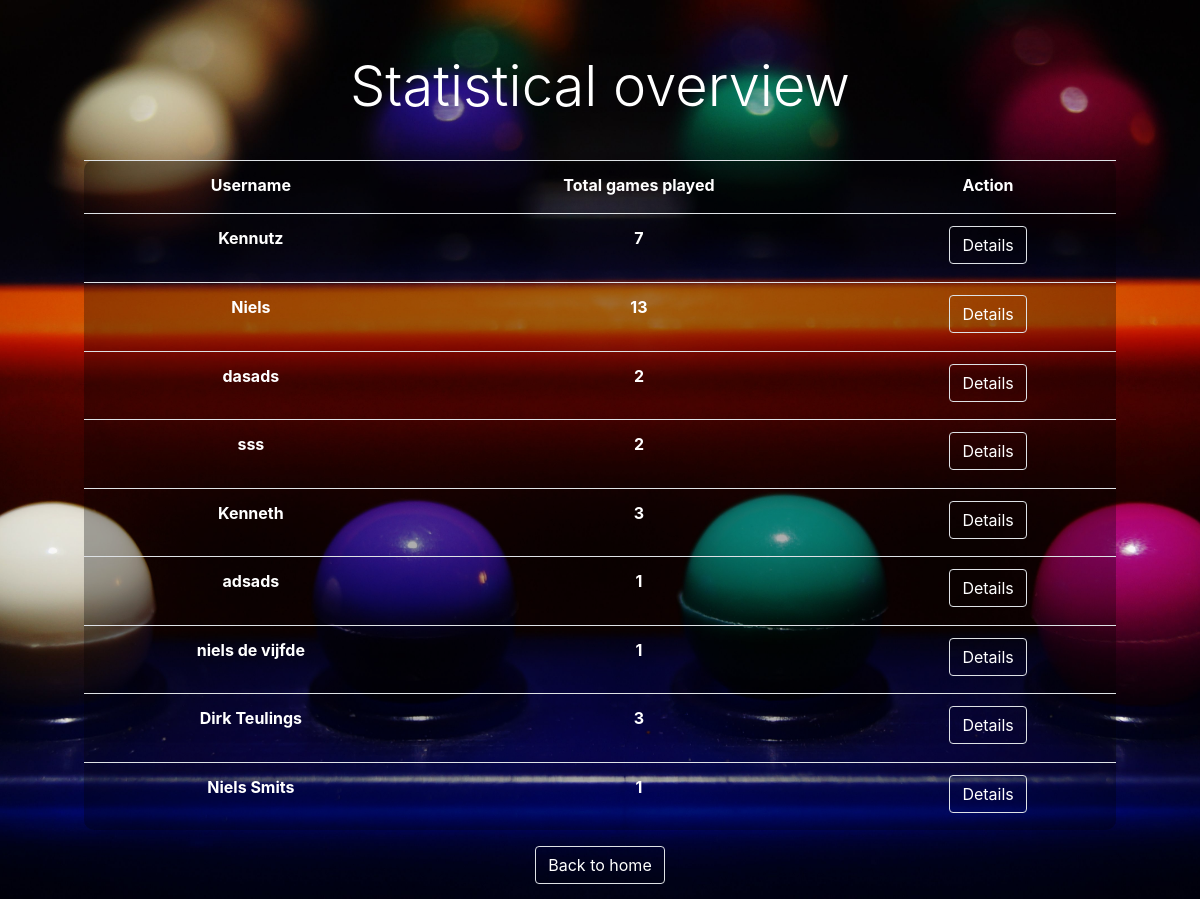
The app's page /statistics with its own data.
### tables this page shows
CREATE TABLE `Game` (
  `id` INTEGER PRIMARY KEY AUTOINCREMENT NOT NULL,
  `username` VARCHAR(45) NOT NULL,
  `guess_amount` INTEGER NOT NULL,
  `has_cheated` TINYINT NOT NULL,
  `start_time` DATETIME NOT NULL
);

### Main.py (the view)
@app.route('/statistics')
def statistics():
    rows = controller.get_total_turn_amount_all()
    return render_template('statistics.html', rows=enumerate(rows))

### controllers/MainController.py (called while the page is built)
    def get_total_turn_amount_all(self):
        db = DB()
        rows = db.query(
            'SELECT distinct(username), count(username)FROM Game where guess_amount != 0 group by username order by guess_amount')
        db.close()
        return rows

### models/DB.py (called while the page is built)
    def open_db(self):
        self.db = sqlite3.connect(os.path.abspath('./mastermind.db'))
        self.cursor = self.db.cursor()
        self.connected = True

    def query(self, query, bindings=None):
        self.open_db()
        curs = self.db.cursor()
        if bindings:
            curs.execute(query, bindings)
        else:
            curs.execute(query)
        return curs.fetchall()

    def close(self):
        self.db.commit()
        self.db.close()
        self.connected = False

### templates/statistics.html (shortened to what this page needs)
<!DOCTYPE html>
<html lang="en">
<head>
    <link rel="stylesheet" href="https://stackpath.bootstrapcdn.com/bootstrap/4.3.1/css/bootstrap.min.css"
>
    <link rel="stylesheet" href="{{ url_for('static', filename='css/main.css') }}">
</head>
<body>
<section id="cover" class="min-vh-100">
    <div class="container padding45px">
        <h1 class="display-4 py-2 text-truncate text-white text-center">Statistical overview</h1>
        <div class="row text-white">
            <div class="col-xl-12 col-lg-12 col-md-12 col-sm-12 mx-auto text-center form p-4">
                <table class="table text-white lightdarkbg">
                    <tr>
                        <th>
                            Username
                        </th>
                        <th>
                            Total games played
                        </th>
                        <th>
                            Action
                        </th>
                    </tr>
                    {% for i, row in rows%}
                    <tr class="text-white">
                        <th>
                            {{row[0]}}
                        </th>
                        <th>
                            {{row[1]}}
                        </th>
                        <th>
                            <a class="text-decoration-none" href="/statistics/{{row[0]}}">
                                <button class="btn text-white border">
                                    Details
                                </button>
                            </a>
                        </th>
                    </tr>
                    {% endfor %}
                </table>
                <a class="text-decoration-none" href="/">
                    <button class="btn text-white border">
                        Back to home
                    </button>
                </a>
            </div>
        </div>
    </div>
</section>
</body>
</html>

### static/css/main.css (style rules this page uses)
#cover { display: flex; flex-direction: column; justify-content: center; align-items: center; position: relative; background: url('/static/images/mastermind_bg.jpg') no-repeat center; background-size: cover; width: 100%; height: 100%; }
.lightdarkbg { content: ''; height: 100%; left: 0; top: 0; width: 100%; background-color: rgba(0, 0, 0, 0.3); z-index: -1; border-radius: 10px; }
.padding45px { padding: 45px; }

### records on screen
Game: username "Niels", id "13"
Game: username "sss", guess_amount "2"

### other values on screen
{{ row[0] }} "Kennutz" "dasads" "Kenneth" "adsads" "niels de vijfde" "Dirk Teulings" "Niels Smits"
{{ row[1] }} "7" "2" "3" "1" "1" "3" "1"
